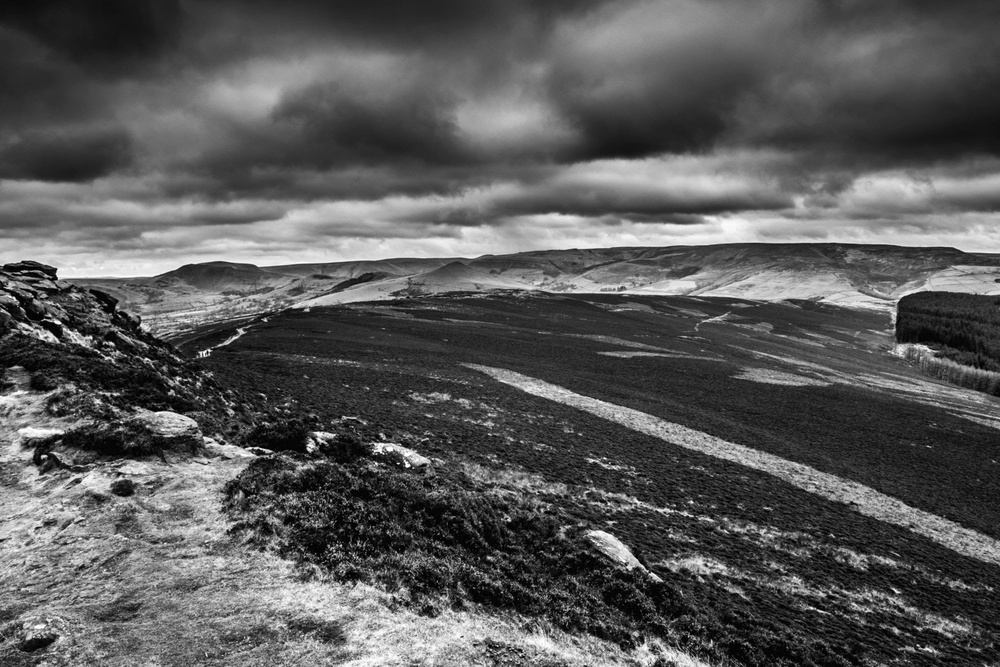
#> input picture lab_1_image.jpg, 1000 x 667 px, shrunk from 2048 x 1366 before the run
$ python lab_2.py
#> lines starting #> are read from the running program, lines starting #| are printed output that depends on the picture; after the words box and inside, x2 and y2 are one past the last pixel; in counts of white or black regions, pixels touching at a corner belong together
#Contrast gray level
import cv2
import numpy as np
import matplotlib.pyplot as plt

image = cv2.imread('lab_1_image.jpg', 0)
#> image is the input picture: shape (667, 1000); min 0, max 255, mean 89.2
if image is None:
    print("Couldn't read image")
else:
    r = np.array(image, dtype=float)
    r_min = np.min(image)
#> r_min = 0
    r_max = np.max(image)
#> r_max = 255
    stretched_image = ((r - r_min) / (r_max - r_min)) * 255
    stretched_image = np.array(stretched_image, dtype=np.uint8)

    lower_bound = 100
    upper_bound = 180
    background = np.zeros_like(image)
    mask = (image >= lower_bound) & (image <= upper_bound)
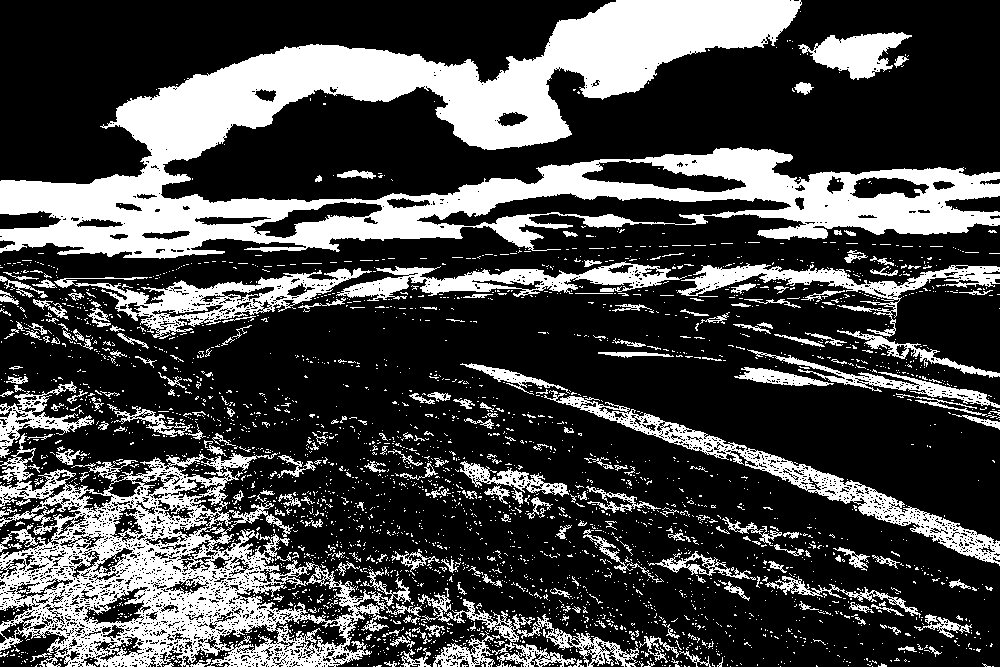
#> mask: shape (667, 1000) bool; 27.9% white; 3076 white regions (2824 under 20 px), largest, box (x1, y1, x2, y2) and area: (0, 0, 1000, 259) 85579, (0, 433, 422, 667) 35891, (544, 390, 1000, 566) 7265
    background[mask] = 255

    plt.figure(figsize=(10, 8))

    plt.subplot(2, 2, 1)
    plt.imshow(image, cmap='gray', vmin=0, vmax=255)
    plt.title('Original Image')
    plt.axis('off')

    plt.subplot(2, 2, 2)
    plt.imshow(stretched_image, cmap='gray', vmin=0, vmax=255)
    plt.title('Stretched Image')
    plt.axis('off')

    plt.subplot(2, 2, 3)
    plt.imshow(background, cmap='gray', vmin=0, vmax=255)
    plt.title('Gray Level Sliced')
    plt.axis('off')

    plt.tight_layout()
    plt.show()
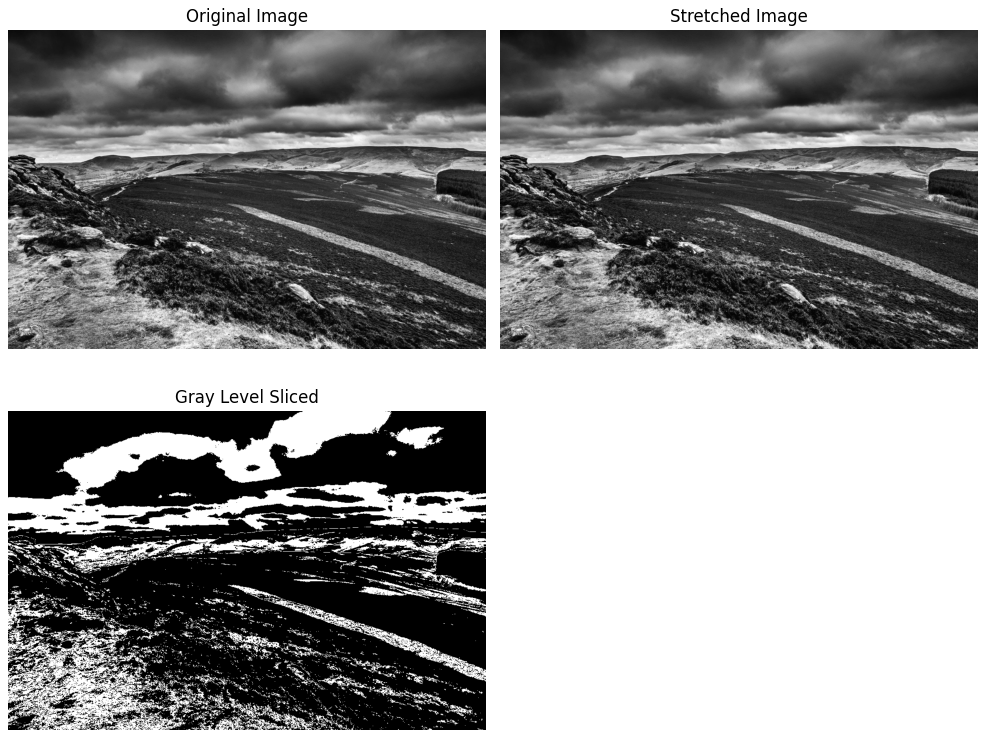
#> figure drawn by matplotlib, 3 panels

$ run again, with flower_lab.jpg copied over lab_1_image.jpg
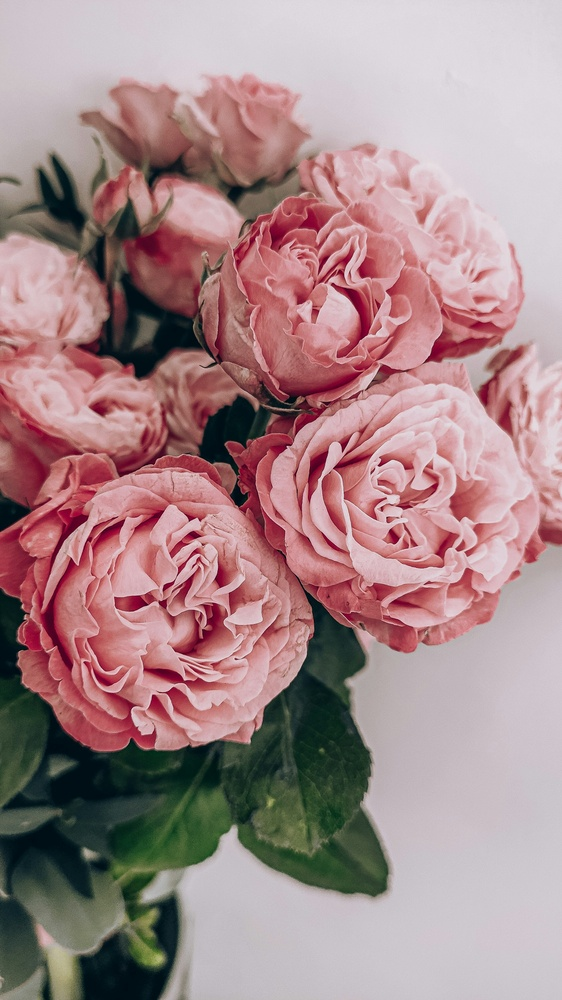
#> input picture flower_lab.jpg, 562 x 1000 px, shrunk from 2250 x 4000 before the run
#> r_min = 0
#> r_max = 232
#> `mask = (image >= lower_bound) & (image <= upper_bound)`:
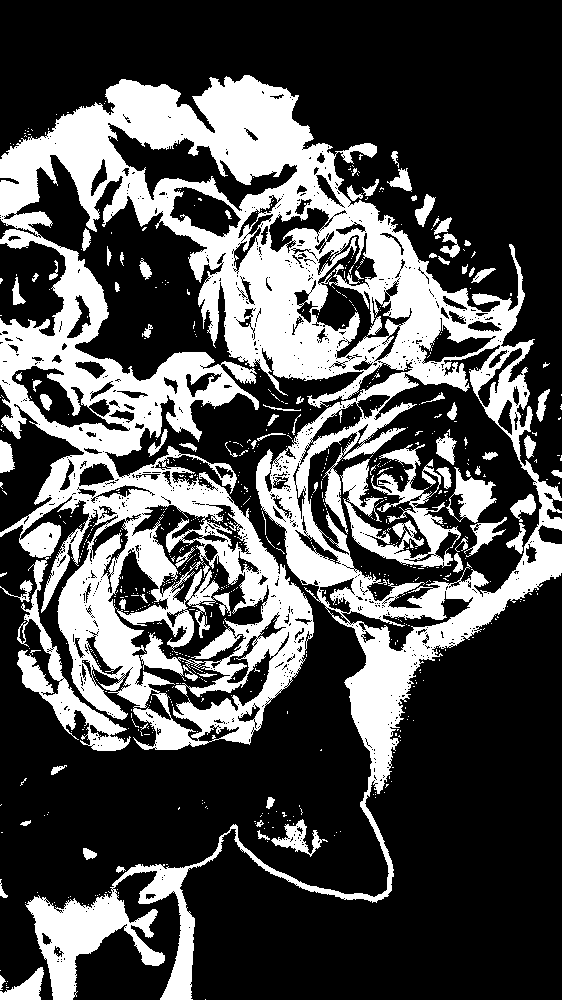
#> mask: shape (1000, 562) bool; 31.2% white; 704 white regions (624 under 20 px), largest, box (x1, y1, x2, y2) and area: (0, 75, 562, 1000) 157914, (343, 444, 461, 568) 4483, (446, 467, 497, 523) 1280
#> `plt.show()`:
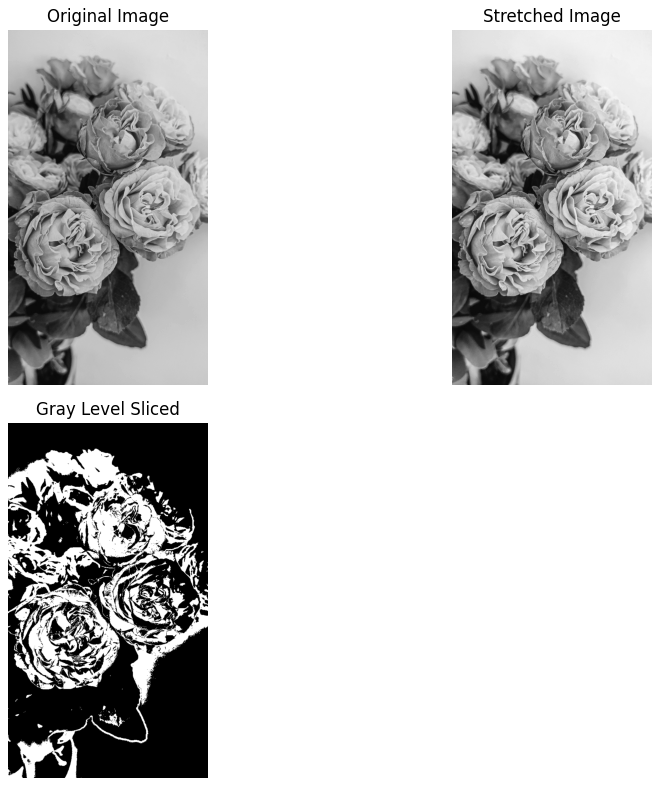
#> figure drawn by matplotlib, 3 panels
